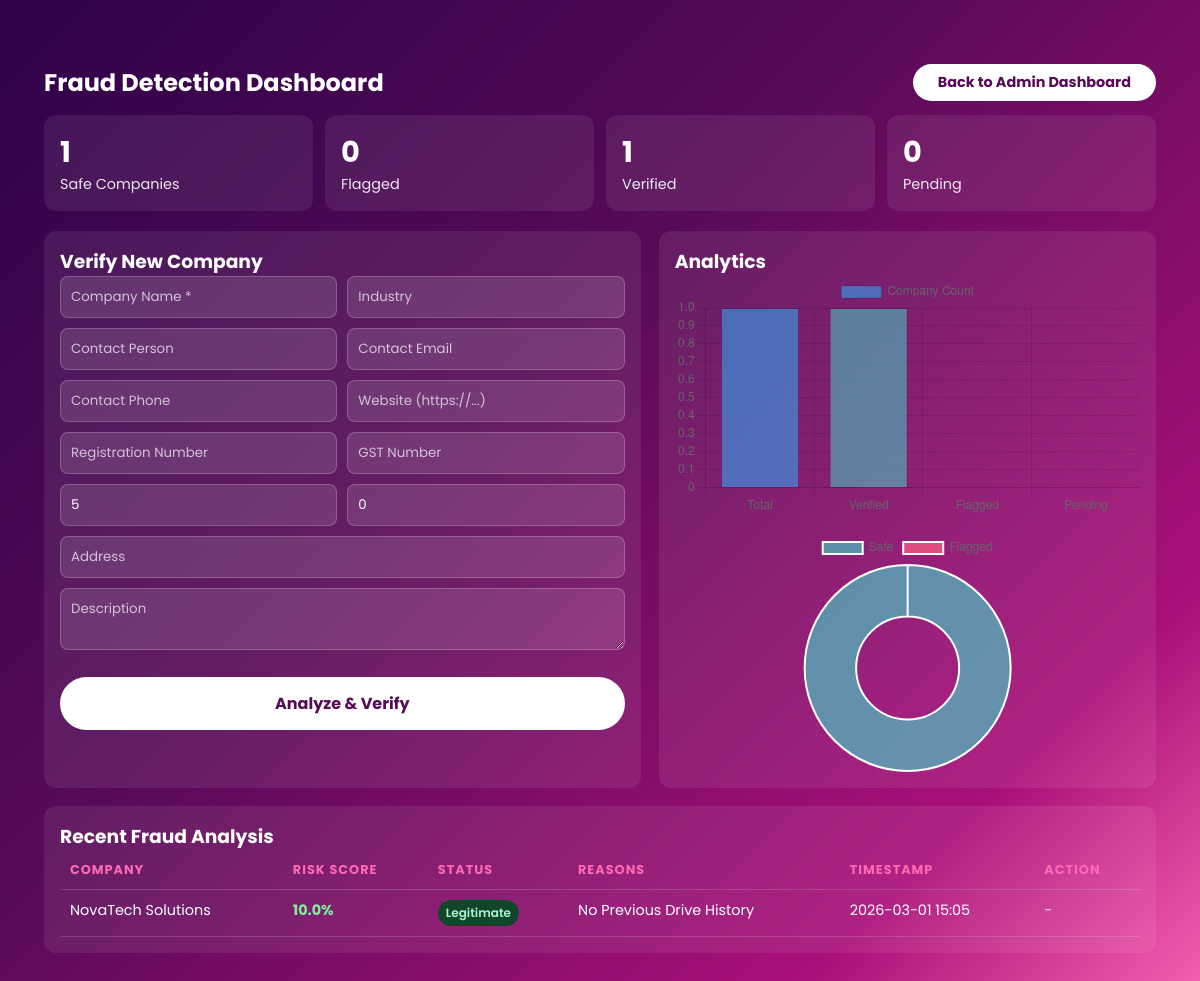
Page /admin/fraud-detection (signed in) on the committed database.
### model.py (models this page shows)
class FraudDetectionRecord(db.Model):
    __tablename__ = "fraud_detection_records"
    id = db.Column(db.Integer, primary_key=True)
    company_id = db.Column(db.Integer, db.ForeignKey("companies.id"), nullable=False, index=True)
    risk_score = db.Column(db.Float, nullable=False)
    is_fraud = db.Column(db.Boolean, default=False)
    anomaly_score = db.Column(db.Float, nullable=False, default=0.0)
    features_used = db.Column(db.JSON, nullable=False, default=dict)
    analysis_timestamp = db.Column(db.DateTime, default=db.func.now())
    status = db.Column(db.String(50), default="Pending")
    fraud_reasons = db.Column(db.Text)
    override_by_id = db.Column(db.Integer, db.ForeignKey("admin.ad_id"))
    override_reason = db.Column(db.Text)
    company = db.relationship("Company", backref=db.backref("fraud_records", lazy=True))
    override_by = db.relationship("Admin", foreign_keys=[override_by_id])

class Company(db.Model):
    __tablename__ = "companies"
    id = db.Column(db.Integer, primary_key=True)
    company_name = db.Column(db.String(200), unique=True, nullable=False, index=True)
    industry = db.Column(db.String(100))
    website = db.Column(db.String(200))
    contact_person = db.Column(db.String(100))
    contact_email = db.Column(db.String(120))
    contact_phone = db.Column(db.String(20))
    address = db.Column(db.Text)
    description = db.Column(db.Text)
    registration_number = db.Column(db.String(50))
    gst_number = db.Column(db.String(15))
    status = db.Column(db.String(50), default="Active")

### routes.py (the view)
@app.route("/admin/fraud-detection", methods=["GET"])
def fraud_detection_dashboard():
    if "admin_id" not in session:
        return redirect(url_for("admin_login"))
    total_companies = Company.query.count()
    flagged_companies = FraudDetectionRecord.query.filter_by(is_fraud=True).count()
    verified_companies = FraudDetectionRecord.query.filter(
        FraudDetectionRecord.status.in_(["Verified", "Legitimate"])
    ).count()
    pending_companies = FraudDetectionRecord.query.filter_by(status="Pending").count()
    recent_fraud_records = (
        FraudDetectionRecord.query.order_by(FraudDetectionRecord.analysis_timestamp.desc())
        .limit(20)
        .all()
    )
    fraud_stats = {
        "total_companies": total_companies,
        "flagged_companies": flagged_companies,
        "verified_companies": verified_companies,
        "pending_companies": pending_companies,
        "safe_companies": max(0, total_companies - flagged_companies),
    }
    return render_template(
        "fraud_detection_dashboard.html",
        fraud_stats=fraud_stats,
        recent_fraud_records=recent_fraud_records,
    )

### templates/fraud_detection_dashboard.html (shortened to what this page needs)
{% extends "base.html" %}
{% block body_class %}dashboard-page{% endblock %}
{% block content %}
<div class="fraud-wrap">
    <div style="display:flex;justify-content:space-between;align-items:center;gap:10px;flex-wrap:wrap;">
        <h2 style="margin:0;">Fraud Detection Dashboard</h2>
        <a href="{{ url_for('admin_dashboard') }}" class="dash-btn">Back to Admin Dashboard</a>
    </div>
    <div class="stats-grid" style="margin-top:14px;">
        <div class="stat-card">
            <div class="stat-value">{{ fraud_stats.safe_companies }}</div>
            <div class="stat-label">Safe Companies</div>
        </div>
        <div class="stat-card">
            <div class="stat-value">{{ fraud_stats.flagged_companies }}</div>
            <div class="stat-label">Flagged</div>
        </div>
        <div class="stat-card">
            <div class="stat-value">{{ fraud_stats.verified_companies }}</div>
            <div class="stat-label">Verified</div>
        </div>
        <div class="stat-card">
            <div class="stat-value">{{ fraud_stats.pending_companies }}</div>
            <div class="stat-label">Pending</div>
        </div>
    </div>
    <div class="two-col">
        <div class="panel">
            <h3 style="margin-top:0;">Verify New Company</h3>
            <form method="POST" action="{{ url_for('verify_company') }}">
                <div class="form-grid">
                    <input class="fraud-input" type="text" name="company_name" placeholder="Company Name *" required>
                    <input class="fraud-input" type="text" name="industry" placeholder="Industry">
                    <input class="fraud-input" type="text" name="contact_person" placeholder="Contact Person">
                    <input class="fraud-input" type="email" name="contact_email" placeholder="Contact Email">
                    <input class="fraud-input" type="tel" name="contact_phone" placeholder="Contact Phone">
                    <input class="fraud-input" type="url" name="website" placeholder="Website (https://...)">
                    <input class="fraud-input" type="text" name="registration_number" placeholder="Registration Number">
                    <input class="fraud-input" type="text" name="gst_number" placeholder="GST Number">
                    <input class="fraud-input" type="number" min="0" step="0.1" value="5" name="salary_package" placeholder="Salary Package (LPA)">
                    <input class="fraud-input" type="number" min="0" value="0" name="previous_history" placeholder="Previous Drives Count">
                    <input class="fraud-input full" type="text" name="address" placeholder="Address">
                    <textarea class="fraud-input full" rows="2" name="description" placeholder="Description"></textarea>
                </div>
                <div style="margin-top:12px;">
                    <button type="submit" class="submit-btn">Analyze & Verify</button>
                </div>
            </form>
        </div>
        <div class="panel">
            <h3 style="margin-top:0;">Analytics</h3>
            <div style="height:240px;"><canvas id="fraudChart"></canvas></div>
            <div style="height:240px;margin-top:16px;"><canvas id="riskDistributionChart"></canvas></div>
        </div>
    </div>
    <div class="panel">
        <h3 style="margin-top:0;">Recent Fraud Analysis</h3>
        {% if recent_fraud_records %}
            <div class="table-wrap">
                <table>
                    <thead>
                        <tr>
                            <th>Company</th>
                            <th>Risk Score</th>
                            <th>Status</th>
                            <th>Reasons</th>
                            <th>Timestamp</th>
                            <th>Action</th>
                        </tr>
                    </thead>
                    <tbody>
                        {% for record in recent_fraud_records %}
                            <tr>
                                <td>{{ record.company.company_name }}</td>
                                <td>
                                    {% set risk_pct = (record.risk_score * 100)|round(1) %}
                                    <span class="{% if record.risk_score > 0.7 %}risk-high{% elif record.risk_score > 0.35 %}risk-mid{% else %}risk-low{% endif %}">
                                        {{ "%.1f"|format(risk_pct) }}%
                                    </span>
                                </td>
                                <td>
                                    <span class="status-pill status-{{ record.status|lower }}">{{ record.status }}</span>
                                </td>
                                <td>{{ record.fraud_reasons or "All checks passed" }}</td>
                                <td>
                                    {% if record.analysis_timestamp %}
                                        {{ record.analysis_timestamp.strftime('%Y-%m-%d %H:%M') }}
                                    {% else %}
                                        -
                                    {% endif %}
                                </td>
                                <td>
                                    {% if record.status in ["Fraud", "Suspicious"] %}
                                        <form action="{{ url_for('override_fraud', record_id=record.id) }}" method="POST">
                                            <button class="btn-small" type="submit" onclick="return confirm('Override this fraud flag?')">Override</button>
                                        </form>
                                    {% else %}
                                        <span style="opacity:0.8;">-</span>
                                    {% endif %}
                                </td>
                            </tr>
                        {% endfor %}
                    </tbody>
                </table>
            </div>
        {% else %}
            <p style="opacity:0.85;">No fraud analysis records found.</p>
        {% endif %}
    </div>
</div>
<script>
const fraudCtx = document.getElementById("fraudChart").getContext("2d");
new Chart(fraudCtx, {
    type: "bar",
    data: {
        labels: ["Total", "Verified", "Flagged", "Pending"],
        datasets: [{
            label: "Company Count",
            data: [
                {{ fraud_stats.total_companies }},
                {{ fraud_stats.verified_companies }},
                {{ fraud_stats.flagged_companies }},
                {{ fraud_stats.pending_companies }}
            ],
            backgroundColor: [
                "rgba(54, 162, 235, 0.6)",
                "rgba(75, 192, 192, 0.6)",
                "rgba(255, 99, 132, 0.6)",
                "rgba(255, 206, 86, 0.6)"
            ],
            borderWidth: 1
        }]
    },
    options: { responsive: true, maintainAspectRatio: false }
});
const riskCtx = document.getElementById("riskDistributionChart").getContext("2d");
new Chart(riskCtx, {
    type: "doughnut",
    data: {
        labels: ["Safe", "Flagged"],
        datasets: [{
            data: [{{ fraud_stats.safe_companies }}, {{ fraud_stats.flagged_companies }}],
            backgroundColor: ["rgba(75, 192, 192, 0.7)", "rgba(255, 99, 132, 0.7)"]
        }]
    },
    options: { responsive: true, maintainAspectRatio: false }
});
setInterval(function () {
    fetch('{{ url_for("get_fraud_stats") }}')
        .then(function (response) { return response.json(); })
        .then(function (data) {
            if (data.error) return;
            const statValues = document.querySelectorAll(".stat-value");
            if (statValues.length >= 4) {
                statValues[0].textContent = data.safe_companies;
                statValues[1].textContent = data.flagged_companies;
                statValues[2].textContent = data.verified_companies;
                statValues[3].textContent = data.pending_companies;
            }
        })
        .catch(function () {});
}, 30000);
</script>
{% endblock %}

### static/css/style.css (style rules this page uses)
* { margin: 0; padding: 0; box-sizing: border-box; font-family: 'Poppins', sans-serif; }
.home-page, .login-page, .register-page, .dashboard-page, .edit-page { min-height: 100vh; display: flex; justify-content: center; align-items: center; background: linear-gradient(135deg, #2e0249 0%, #570a57 40%, #a91079 80%, #ff69b4 100%); background-attachment: fixed; color: white; overflow-y: auto; padding: 40px 20px; }
.submit-btn { width: 100%; padding: 14px; border: none; border-radius: 50px; background: white; color: #570a57; font-weight: 700; font-size: 1rem; cursor: pointer; transition: all 0.3s ease; margin-top: 10px; }
button[type="submit"], .submit-btn { width: 100%; padding: 14px; border-radius: 50px; border: none; background: white; color: #570a57; font-weight: 700; font-size: 1rem; cursor: pointer; transition: all 0.3s ease; margin-top: 15px; }
.dashboard-page { min-height: 100vh; padding: 40px 20px; overflow-y: auto !important; }
.dash-btn { display: inline-block; padding: 8px 25px; background: white; color: #570a57; text-decoration: none; border-radius: 50px; font-weight: 700; font-size: 0.9rem; transition: 0.3s; }
.dashboard-page h1, .dashboard-page h2, .dashboard-page h3, .dashboard-page p { color: white !important; }
table th { color: #ff69b4 !important; text-transform: uppercase; font-size: 0.8rem; letter-spacing: 1px; }

### templates/fraud_detection_dashboard.html (style rules this page uses)
.fraud-wrap { max-width: 1200px; margin: 0 auto; padding: 24px; color: #fff; }
.stats-grid { display: grid; grid-template-columns: repeat(auto-fit, minmax(180px, 1fr)); gap: 12px; margin-bottom: 20px; }
.stat-card { background: rgba(255, 255, 255, 0.08); border-radius: 12px; padding: 16px; backdrop-filter: blur(6px); }
.stat-value { font-size: 1.8rem; font-weight: 700; }
.stat-label { opacity: 0.9; font-size: 0.9rem; }
.panel { background: rgba(255, 255, 255, 0.08); border-radius: 12px; padding: 16px; margin-bottom: 18px; }
.two-col { display: grid; grid-template-columns: 1.2fr 1fr; gap: 18px; }
.form-grid { display: grid; grid-template-columns: repeat(2, minmax(0, 1fr)); gap: 10px; }
.form-grid .full { grid-column: 1 / -1; }
.fraud-input { width: 100%; padding: 10px; border-radius: 8px; border: 1px solid rgba(255, 255, 255, 0.2); background: rgba(255, 255, 255, 0.12); color: #fff; }
.fraud-input::placeholder { color: rgba(255, 255, 255, 0.7); }
.table-wrap { overflow-x: auto; }
table { width: 100%; border-collapse: collapse; font-size: 0.9rem; }
th, td { padding: 10px; border-bottom: 1px solid rgba(255, 255, 255, 0.15); text-align: left; vertical-align: top; }
.risk-low { color: #80ed99; font-weight: 700; }
.status-pill { padding: 4px 8px; border-radius: 999px; font-size: 0.75rem; font-weight: 600; display: inline-block; }
.status-legitimate, .status-verified { background: #12462a; color: #abf3c8; }

### rows in the picture
FraudDetectionRecord: company.company_name "NovaTech Solutions", risk_pct "10.0", status "Legitimate", fraud_reasons "No Previous Drive History", analysis_timestamp "2026-03-01 15:05"

### other values in the picture
{{ fraud_stats.safe_companies }} "1"
{{ fraud_stats.flagged_companies }} "0"
{{ fraud_stats.verified_companies }} "1"
{{ fraud_stats.pending_companies }} "0"
